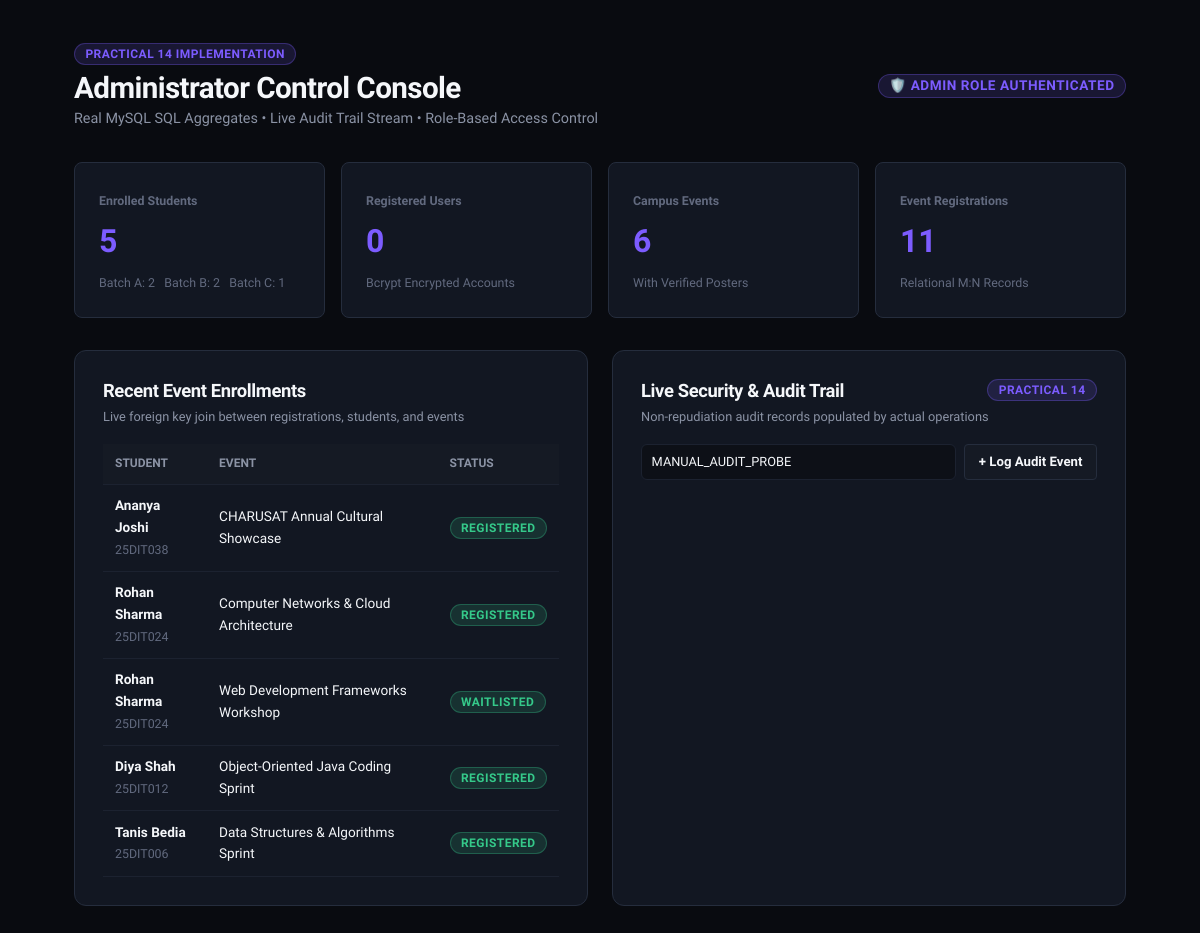
Before: /WDF/Practical_14_Admin_Dashboard_RBAC_Audit/admin-dashboard.php with the older database file.
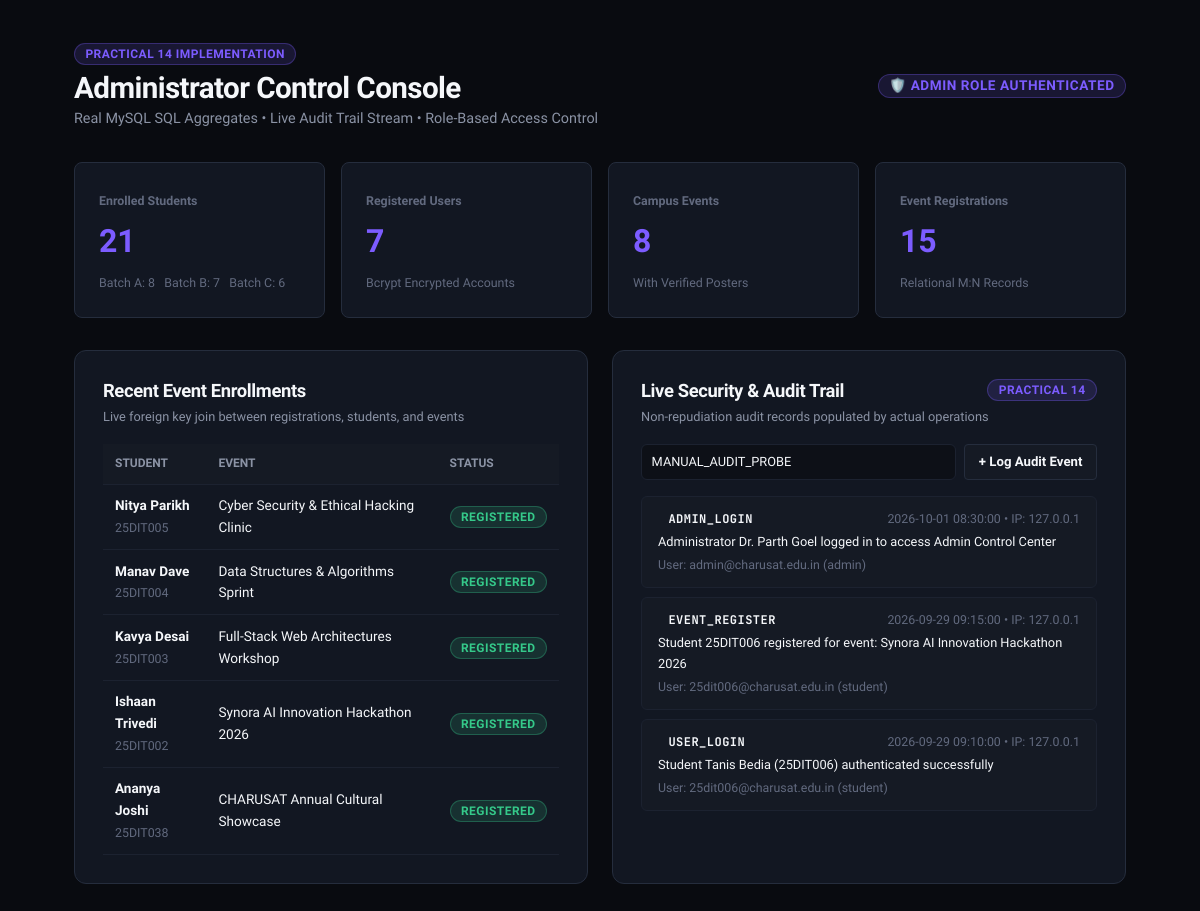
After: the same page with the newer database file.
### tables this page shows
CREATE TABLE `registrations` (
  `id` INT UNSIGNED NOT NULL AUTO_INCREMENT,
  `student_id` INT UNSIGNED NOT NULL,
  `event_id` INT UNSIGNED NOT NULL,
  `status` ENUM('Registered', 'Waitlisted', 'Cancelled', 'Attended') NOT NULL DEFAULT 'Registered',
  `registered_at` TIMESTAMP NOT NULL DEFAULT CURRENT_TIMESTAMP,
  PRIMARY KEY (`id`),
  UNIQUE KEY `unique_student_event` (`student_id`, `event_id`),
  KEY `idx_registrations_student` (`student_id`),
  KEY `idx_registrations_event` (`event_id`),
  CONSTRAINT `fk_registrations_student` FOREIGN KEY (`student_id`) REFERENCES `students` (`id`) ON DELETE CASCADE ON UPDATE CASCADE,
  CONSTRAINT `fk_registrations_event` FOREIGN KEY (`event_id`) REFERENCES `events` (`id`) ON DELETE CASCADE ON UPDATE CASCADE
);

CREATE TABLE `students` (
  `id` INT UNSIGNED NOT NULL AUTO_INCREMENT,
  `user_id` INT UNSIGNED NULL,
  `roll_no` VARCHAR(20) NOT NULL,
  `name` VARCHAR(100) NOT NULL,
  `email` VARCHAR(120) NOT NULL,
  `mobile` VARCHAR(15) NOT NULL,
  `course` VARCHAR(60) NOT NULL DEFAULT 'B.Tech IT',
  `semester` TINYINT UNSIGNED NOT NULL DEFAULT 3,
  `year` TINYINT UNSIGNED NOT NULL DEFAULT 2,
  `gender` ENUM('Male', 'Female', 'Other') NOT NULL DEFAULT 'Male',
  `division` VARCHAR(10) NOT NULL DEFAULT '3IT-A',
  `batch` VARCHAR(10) NOT NULL DEFAULT 'Batch A',
  `created_at` TIMESTAMP NOT NULL DEFAULT CURRENT_TIMESTAMP,
  PRIMARY KEY (`id`),
  UNIQUE KEY `idx_students_roll_no` (`roll_no`),
  UNIQUE KEY `idx_students_email` (`email`),
  KEY `idx_students_batch` (`batch`),
  KEY `idx_students_user_id` (`user_id`),
  CONSTRAINT `fk_students_user` FOREIGN KEY (`user_id`) REFERENCES `users` (`id`) ON DELETE SET NULL ON UPDATE CASCADE
);

CREATE TABLE `events` (
  `id` INT UNSIGNED NOT NULL AUTO_INCREMENT,
  `title` VARCHAR(150) NOT NULL,
  `description` TEXT NOT NULL,
  `category` VARCHAR(50) NOT NULL,
  `event_date` DATE NOT NULL,
  `time` VARCHAR(50) NOT NULL DEFAULT '10:00 AM – 01:00 PM',
  `location` VARCHAR(100) NOT NULL,
  `organizer` VARCHAR(100) NOT NULL DEFAULT 'Department of Information Technology',
  `capacity` INT UNSIGNED NOT NULL DEFAULT 100,
  `poster_url` VARCHAR(255) NULL,
  `status` ENUM('Open', 'Closed', 'Cancelled', 'Completed') NOT NULL DEFAULT 'Open',
  `created_at` TIMESTAMP NOT NULL DEFAULT CURRENT_TIMESTAMP,
  PRIMARY KEY (`id`),
  KEY `idx_events_date` (`event_date`),
  KEY `idx_events_category` (`category`),
  KEY `idx_events_status` (`status`)
);

CREATE TABLE `audit_logs` (
  `id` INT UNSIGNED NOT NULL AUTO_INCREMENT,
  `user_id` INT UNSIGNED NULL,
  `action` VARCHAR(100) NOT NULL,
  `details` TEXT NOT NULL,
  `ip_address` VARCHAR(45) NULL,
  `created_at` TIMESTAMP NOT NULL DEFAULT CURRENT_TIMESTAMP,
  PRIMARY KEY (`id`),
  KEY `idx_audit_user` (`user_id`),
  KEY `idx_audit_action` (`action`),
  KEY `idx_audit_created` (`created_at`),
  CONSTRAINT `fk_audit_user` FOREIGN KEY (`user_id`) REFERENCES `users` (`id`) ON DELETE SET NULL ON UPDATE CASCADE
);

CREATE TABLE `users` (
  `id` INT UNSIGNED NOT NULL AUTO_INCREMENT,
  `username` VARCHAR(50) NOT NULL,
  `email` VARCHAR(120) NOT NULL,
  `password_hash` VARCHAR(255) NOT NULL,
  `role` ENUM('student', 'admin') NOT NULL DEFAULT 'student',
  `full_name` VARCHAR(100) NOT NULL,
  `status` ENUM('active', 'inactive', 'suspended') NOT NULL DEFAULT 'active',
  `created_at` TIMESTAMP NOT NULL DEFAULT CURRENT_TIMESTAMP,
  PRIMARY KEY (`id`),
  UNIQUE KEY `idx_users_username` (`username`),
  UNIQUE KEY `idx_users_email` (`email`),
  KEY `idx_users_role` (`role`)
);

### WDF/Practical_14_Admin_Dashboard_RBAC_Audit/admin-dashboard.php (the view, shortened to what the changed rows need)
<?php
$pdo = getDbConnection();
$totalStudents = (int)$pdo->query('SELECT COUNT(*) FROM students')->fetchColumn();
$totalUsers    = (int)$pdo->query('SELECT COUNT(*) FROM users')->fetchColumn();
$totalEvents   = (int)$pdo->query('SELECT COUNT(*) FROM events')->fetchColumn();
$totalRegs     = (int)$pdo->query('SELECT COUNT(*) FROM registrations')->fetchColumn();
$batches = $pdo->query('SELECT batch, COUNT(*) as count FROM students GROUP BY batch ORDER BY batch ASC')->fetchAll();
$recentRegs = $pdo->query(
    'SELECT r.id, s.roll_no, s.name, e.title, r.status, r.registered_at
     FROM registrations r
     JOIN students s ON r.student_id = s.id
     JOIN events e ON r.event_id = e.id
     ORDER BY r.registered_at DESC LIMIT 5'
)->fetchAll();
$auditLogs = $pdo->query(
    'SELECT a.*, u.email, u.role FROM audit_logs a
     LEFT JOIN users u ON a.user_id = u.id
     ORDER BY a.created_at DESC LIMIT 10'
)->fetchAll();
?>
<!DOCTYPE html>
<html lang="en">
<head>
  <link rel="stylesheet" href="../../css/global.css">
  <link rel="stylesheet" href="../../css/components.css">
</head>
<body>
  <div class="container">
    <header style="display: flex; justify-content: space-between; align-items: center; margin-bottom: 2rem; flex-wrap: wrap; gap: 1rem;">
      <div>
        <h1 style="font-size: 1.85rem; font-weight: 700; margin-top: 0.25rem;">Administrator Control Console</h1>
      </div>
    </header>
    <div class="kpi-grid">
      <div class="kpi-card">
        <span class="text-xs text-muted font-bold uppercase">Enrolled Students</span>
        <div class="kpi-num"><?= $totalStudents ?></div>
        <div class="text-xs text-muted" style="margin-top: 0.35rem;">
          <?php foreach ($batches as $b): ?>
            <?= htmlspecialchars($b['batch']) ?>: <?= $b['count'] ?> &nbsp;
          <?php endforeach; ?>
        </div>
      </div>
      <div class="kpi-card">
        <span class="text-xs text-muted font-bold uppercase">Registered Users</span>
        <div class="kpi-num"><?= $totalUsers ?></div>
        <div class="text-xs text-muted" style="margin-top: 0.35rem;">Bcrypt Encrypted Accounts</div>
      </div>
      <div class="kpi-card">
        <span class="text-xs text-muted font-bold uppercase">Campus Events</span>
        <div class="kpi-num"><?= $totalEvents ?></div>
        <div class="text-xs text-muted" style="margin-top: 0.35rem;">With Verified Posters</div>
      </div>
      <div class="kpi-card">
        <span class="text-xs text-muted font-bold uppercase">Event Registrations</span>
        <div class="kpi-num"><?= $totalRegs ?></div>
        <div class="text-xs text-muted" style="margin-top: 0.35rem;">Relational M:N Records</div>
      </div>
    </div>
    <div style="display: grid; grid-template-columns: 1fr 1fr; gap: 1.5rem;">
      <div class="card">
        <div style="overflow-x: auto;">
          <table>
            <thead>
              <tr>
                <th>Student</th>
                <th>Event</th>
                <th>Status</th>
              </tr>
            </thead>
            <tbody>
              <?php foreach ($recentRegs as $r): ?>
                <tr>
                  <td>
                    <strong><?= htmlspecialchars($r['name']) ?></strong><br>
                    <span class="text-xs text-muted"><?= htmlspecialchars($r['roll_no']) ?></span>
                  </td>
                  <td><?= htmlspecialchars($r['title']) ?></td>
                  <td><span class="badge badge-success text-xs"><?= htmlspecialchars($r['status']) ?></span></td>
                </tr>
              <?php endforeach; ?>
            </tbody>
          </table>
        </div>
      </div>
      <div class="card">
        <div style="max-height: 320px; overflow-y: auto;">
          <?php foreach ($auditLogs as $log): ?>
            <div class="audit-item">
              <div style="display: flex; justify-content: space-between; margin-bottom: 0.2rem;">
                <span class="badge badge-blue text-xs font-mono"><?= htmlspecialchars($log['action']) ?></span>
                <span class="text-xs text-muted"><?= htmlspecialchars($log['created_at']) ?> • IP: <?= htmlspecialchars($log['ip_address'] ?? '127.0.0.1') ?></span>
              </div>
              <div style="font-size: 0.8rem; color: var(--text-primary);"><?= htmlspecialchars($log['details']) ?></div>
              <div class="text-xs text-muted" style="margin-top: 0.15rem;">User: <?= htmlspecialchars($log['email'] ?? 'System') ?> (<?= htmlspecialchars($log['role'] ?? 'admin') ?>)</div>
            </div>
          <?php endforeach; ?>
        </div>
      </div>
    </div>
  </div>
</body>
</html>

Changed rows visible on the page:
no longer on this page (row unchanged): registrations: student.name "Rohan Sharma", student.roll_no "25DIT024", event.title "Computer Networks & Cloud Architecture", status "REGISTERED"
no longer on this page (row edited): registrations: student.name "Rohan Sharma", student.roll_no "25DIT024", event.title "Web Development Frameworks Workshop", status "WAITLISTED"
no longer on this page (row unchanged): registrations: student.name "Diya Shah", student.roll_no "25DIT012", event.title "Object-Oriented Java Coding Sprint", status "REGISTERED"
no longer on this page (row unchanged): registrations: student.name "Tanis Bedia", student.roll_no "25DIT006", event.title "Data Structures & Algorithms Sprint", status "REGISTERED"
added registrations: student.name "Nitya Parikh", student.roll_no "25DIT005", event.title "Cyber Security & Ethical Hacking Clinic", status "REGISTERED"
added registrations: student.name "Manav Dave", student.roll_no "25DIT004", event.title "Data Structures & Algorithms Sprint", status "REGISTERED"
added registrations: student.name "Kavya Desai", student.roll_no "25DIT003", event.title "Full-Stack Web Architectures Workshop", status "REGISTERED"
added registrations: student.name "Ishaan Trivedi", student.roll_no "25DIT002", event.title "Synora AI Innovation Hackathon 2026", status "REGISTERED"
added audit_logs: action "ADMIN_LOGIN", created_at "2026-10-01 08:30:00", ip_address "127.0.0.1", details "Administrator Dr. Parth Goel logged in to access Admin Control Center", user.email "admin@charusat.edu.in", user.role "admin"
added audit_logs: action "EVENT_REGISTER", created_at "2026-09-29 09:15:00", ip_address "127.0.0.1", details "Student 25DIT006 registered for event: Synora AI Innovation Hackathon 2026", user.email "25dit006@charusat.edu.in", user.role "student"
added audit_logs: action "USER_LOGIN", created_at "2026-09-29 09:10:00", ip_address "127.0.0.1", details "Student Tanis Bedia (25DIT006) authenticated successfully", user.email "25dit006@charusat.edu.in", user.role "student"
Other visible differences:
$totalStudents: "5" → "21"
$totalUsers: "0" → "7"
$totalEvents: "6" → "8"
$totalRegs: "11" → "15"
new list line: "Batch A : 8"
new list line: "Batch B : 7"
new list line: "Batch C : 6"
list line gone: "Batch A : 2"
list line gone: "Batch B : 2"
list line gone: "Batch C : 1"
